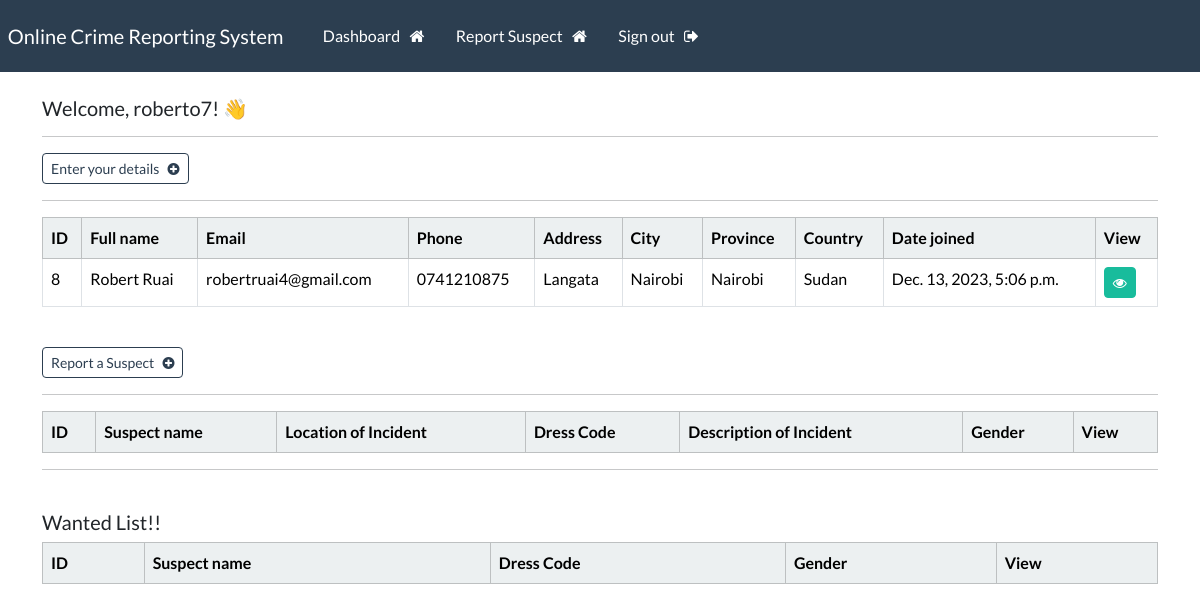
Before: /dashboard (signed in) with the older database file.
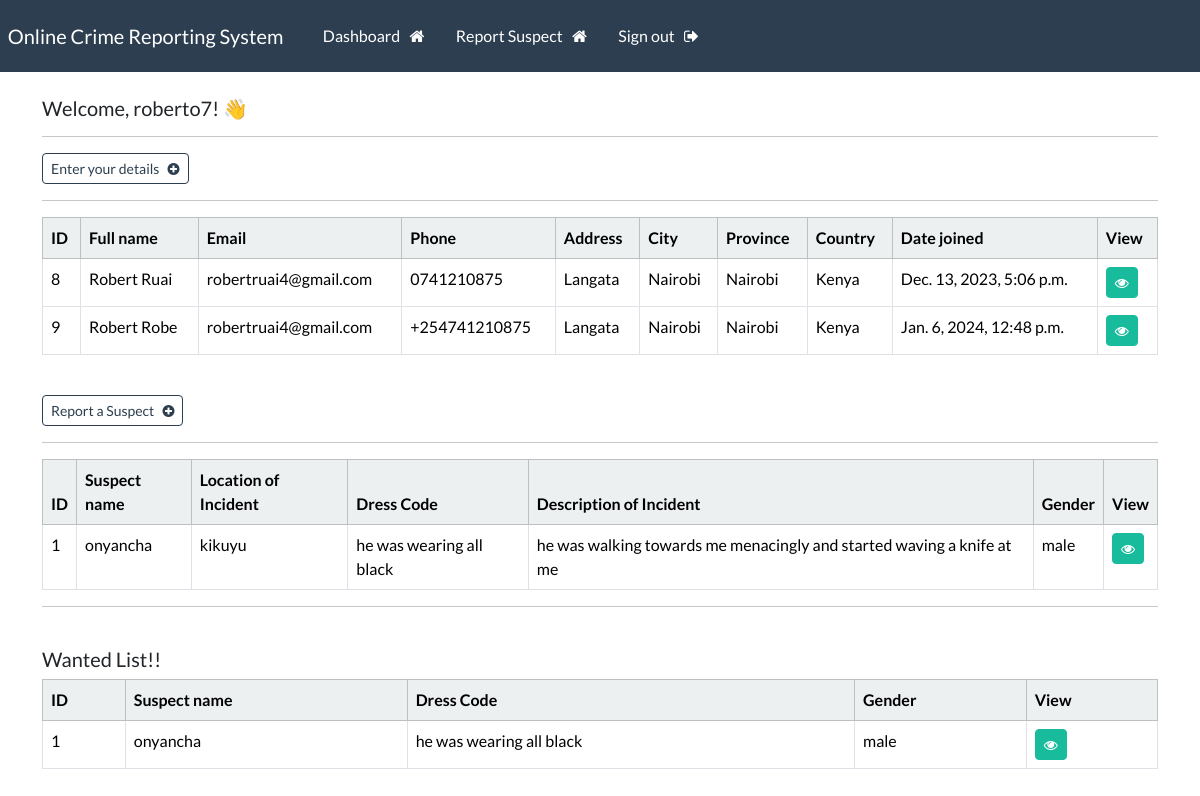
After: the same page with the newer database file.
### webapp/models.py (models this page shows, shortened)
class Record(models.Model):
    creation_date = models.DateTimeField(auto_now_add=True)
    first_name = models.CharField(max_length=100)
    last_name = models.CharField(max_length=100)
    email = models.CharField(max_length=255)
    phone = models.CharField(max_length=20)
    address = models.CharField(max_length=300)
    city = models.CharField(max_length=255)
    province = models.CharField(max_length=200)
    country = models.CharField(max_length=125)

class ReportSuspect(models.Model):
    genderList = (
        ('male', 'male'),
        ('female', 'female')
    )
    suspect_name = models.CharField(max_length=30, null=True)
    location = models.CharField(max_length=30, null=True)
    dresscode = models.CharField(max_length=200, null=True)
    incident_description = models.CharField(max_length=500, null=True)
    sex = models.CharField(choices=genderList, max_length=200)

### webapp/views.py (the view)
# urls.py: path('dashboard', views.dashboard, name="dashboard"),
@login_required(login_url='my-login')
def dashboard(request):
    my_records = Record.objects.all()
    my_suspects = ReportSuspect.objects.all()
    context = {
        'records': my_records,
        'suspects': my_suspects
    }
    return render(request, 'webapp/dashboard.html', context=context)

### webapp/templates/webapp/dashboard.html
{% extends 'webapp/base.html' %}
{% block content %}
    <h5> Welcome, {{user}}! 👋 </h5>
    <hr>
    <a class="btn btn-outline-primary btn-sm" href="{% url 'create-record' %}">
       Enter your details &nbsp; <i class="fa fa-plus-circle" aria-hidden="true"></i>
    </a>
    <hr>
    <table class="table table-hover table-bordered">
        <thead class="table-light">
            <tr>
                <th scope="col"> ID </th>
                <th scope="col"> Full name </th>
                <th scope="col"> Email </th>
                <th scope="col"> Phone </th>
                <th scope="col"> Address </th>
                <th scope="col"> City </th>
                <th scope="col"> Province </th>
                <th scope="col"> Country </th>
                <th scope="col"> Date joined </th>
                <th scope="col"> View </th>
            </tr>
        </thead>
        <tbody>
        {% if records %}
            {% for record in records %}
            <tr>
                <td> {{record.id}} </td>
                <td> {{record.first_name}}  {{record.last_name}} </td>
                <td> {{record.email}} </td>
                <td> {{record.phone}} </td>
                <td> {{record.address}} </td>
                <td> {{record.city}} </td>
                <td> {{record.province}} </td>
                <td> {{record.country}} </td>
                <td> {{record.creation_date}} </td>
                <td> <a class="btn btn-success btn-sm" href="{% url 'record' record.id %}"> <i class="fa fa-eye" aria-hidden="true"></i> </a> </td>
            </tr>
            {% endfor %}
        {% endif %}
        </tbody>
    </table>
	<br>
	<a class="btn btn-outline-primary btn-sm" href="{% url 'reportsuspect' %}">
       Report a Suspect &nbsp; <i class="fa fa-plus-circle" aria-hidden="true"></i>
    </a>
    <hr>
    <table class="table table-hover table-bordered">
        <thead class="table-light">
            <tr>
                <th scope="col"> ID </th>
                <th scope="col"> Suspect name </th>
                <th scope="col"> Location of Incident </th>
                <th scope="col"> Dress Code </th>
                <th scope="col"> Description of Incident </th>
                <th scope="col"> Gender </th>
                <th scope="col"> View </th>
            </tr>
        </thead>
        <tbody>
        {% if suspects %}
            {% for suspect in suspects %}
            <tr>
                <td> {{suspect.id}} </td>
                <td> {{suspect.suspect_name}} </td>
                <td> {{suspect.location}} </td>
                <td> {{suspect.dresscode}} </td>
                <td> {{suspect.incident_description}} </td>
                <td> {{suspect.sex}} </td>
                <td> <a class="btn btn-success btn-sm" href="{% url 'suspect' suspect.id %}"> <i class="fa fa-eye" aria-hidden="true"></i> </a> </td>
            </tr>
            {% endfor %}
        {% endif %}
        </tbody>
    </table>
	<hr>
	<br>
	<h5> Wanted List!! </h5>
    <table class="table table-hover table-bordered">
	  <thead class="table-light">
	    <tr>
		  <th scope="col"> ID </th>
		  <th scope="col"> Suspect name </th>
		  <th scope="col"> Dress Code </th>
		  <th scope="col"> Gender </th>
		  <th scope="col"> View </th>
		</tr>
      </thead>
      <tbody>
	  {% if suspects %}
	      {% for suspect in suspects %}
		  <tr>
		    <td> {{suspect.id}} </td>
			<td> {{suspect.suspect_name}} </td>
			<td> {{suspect.dresscode}} </td>
			<td> {{suspect.sex}} </td>
			<td> <a class="btn btn-success btn-sm" href="{% url 'suspect' suspect.id %}"> <i class="fa fa-eye" aria-hidden="true"></i> </a> </td>
		  </tr>
		  {% endfor %}
      {% endif %}
     </tbody>
  </table>
{% endblock %}

### webapp/templates/webapp/base.html (shortened to what this page needs)
{% load static %}
<!DOCTYPE html>
<html>
    <head>
        <link rel="stylesheet" type="text/css" href="https://bootswatch.com/5/flatly/bootstrap.min.css">
        <link rel="stylesheet" type="text/css" href="{% static 'css/styles.css' %}">
        <link rel="stylesheet" href="https://cdnjs.cloudflare.com/ajax/libs/font-awesome/4.7.0/css/font-awesome.min.css">
    </head>
    <body>
        {% include 'webapp/navbar.html' %}
        <div class="container">
            <br>
           {% block content %}
           {% endblock %}
        </div>
    </body>
</html>

### webapp/templates/webapp/navbar.html (shortened to what this page needs)
<nav class="navbar navbar-expand-lg navbar-dark bg-primary justify-content-center">
    <a class="navbar-brand main-heading" href="{% url '' %}">
      &nbsp; Online Crime Reporting System
    </a>
      <div class="collapse navbar-collapse text-center" id="navbarNavDropdown">
        <ul class="navbar-nav mr-auto">
          {% if user.is_authenticated %}
            <li class="nav-item">
              <a class="nav-link" href="{% url 'dashboard' %}">Dashboard &nbsp; <i class="fa fa-home" aria-hidden="true"></i> </a>
            </li>
			<li class="nav-item">
			  <a class="nav-link" href="{% url 'reportsuspect' %}">Report Suspect &nbsp; <i class="fa fa-home" aria-hidden="true"></i> </a>
			  </li>
            <li class="nav-item">
              <a class="nav-link" href="{% url 'user-logout' %}">Sign out &nbsp; <i class="fa fa-sign-out" aria-hidden="true"></i> </a>
            </li>
        </ul>
        {% endif %}
      </div>
  </nav>

Changed rows visible on the page:
changed Record "Ruai": country "Sudan" → "Kenya"
added Record: id "9", first_name "Robert", last_name "Robe", email "robertruai4@gmail.com", phone "+254741210875", address "Langata", city "Nairobi", province "Nairobi", country "Kenya", creation_date "Jan. 6, 2024, 12:48 p.m."
added ReportSuspect: id "1", suspect_name "onyancha", location "kikuyu", dresscode "he was wearing all black", incident_description "he was walking towards me menacingly and started waving a knife at me", sex "male"
